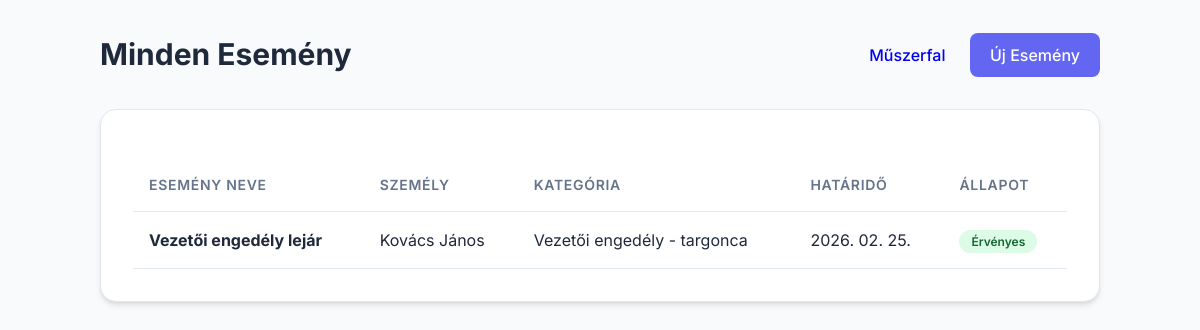
The page /list/ on the database as committed earlier.
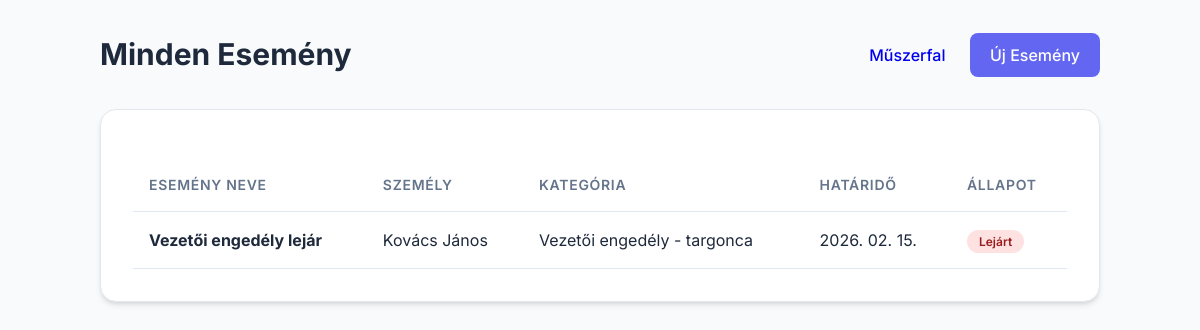
The same page on the database as committed later.
### todoapp/models.py (models this page shows, shortened)
class Event(models.Model):
    name = models.CharField(max_length=200, verbose_name="Esemény/Okmány neve")
    person = models.ForeignKey(Person, on_delete=models.CASCADE, related_name='events', verbose_name="Érintett személy")
    subcategory = models.ForeignKey(SubCategory, on_delete=models.PROTECT, related_name='events', verbose_name="Kategória")
    deadline = models.DateField(verbose_name="Érvényesség vége (határidő)")
    created_at = models.DateTimeField(auto_now_add=True)
    @property
    def is_valid(self):
        return self.deadline >= timezone.now().date()
    class Meta:
        verbose_name = "Esemény"
        verbose_name_plural = "Események"
        ordering = ['deadline']

class Person(models.Model):
    full_name = models.CharField(max_length=200, verbose_name="Név")
    email = models.EmailField(blank=True, null=True, verbose_name="E-mail")
    phone = models.CharField(max_length=20, blank=True, null=True, verbose_name="Telefonszám")
    class Meta:
        verbose_name = "Személy"
        verbose_name_plural = "Személyek"

class SubCategory(models.Model):
    name = models.CharField(max_length=100, verbose_name="Alkategória")
    main_category = models.ForeignKey(MainCategory, on_delete=models.CASCADE, related_name='subcategories', verbose_name="Főkategória")
    def __str__(self):
        return f"{self.main_category.name} - {self.name}"
    class Meta:
        verbose_name = "Alkategória"
        verbose_name_plural = "Alkategóriák"

class MainCategory(models.Model):
    name = models.CharField(max_length=100, verbose_name="Főkategória")
    class Meta:
        verbose_name = "Főkategória"
        verbose_name_plural = "Főkategóriák"

### todoapp/views.py (the view)
# urls.py: path('list/', views.EventListView.as_view(), name='event_list'),
class EventListView(ListView):
    model = Event
    template_name = 'todoapp/event_list.html'
    context_object_name = 'events'

### todoapp/templates/todoapp/event_list.html (shortened to what this page needs)
{% extends 'todoapp/base.html' %}
{% block header_title %}Minden Esemény{% endblock %}
{% block nav_buttons %}
<a href="{% url 'dashboard' %}" class="btn">Műszerfal</a>
<a href="{% url 'event_create' %}" class="btn btn-primary">Új Esemény</a>
{% endblock %}
{% block content %}
<div class="card">
    {% if events %}
    <div style="overflow-x: auto;">
        <table>
            <thead>
                <tr>
                    <th>Esemény neve</th>
                    <th>Személy</th>
                    <th>Kategória</th>
                    <th>Határidő</th>
                    <th>Állapot</th>
                </tr>
            </thead>
            <tbody>
                {% for event in events %}
                <tr>
                    <td><strong>{{ event.name }}</strong></td>
                    <td>{{ event.person.full_name }}</td>
                    <td>{{ event.subcategory }}</td>
                    <td>{{ event.deadline|date:"Y. m. d." }}</td>
                    <td>
                        {% if not event.is_valid %}
                        <span class="status status-expired">Lejárt</span>
                        {% else %}
                        <span class="status status-valid">Érvényes</span>
                        {% endif %}
                    </td>
                </tr>
                {% endfor %}
            </tbody>
        </table>
    </div>
    {% else %}
    <p style="text-align: center; color: var(--text-muted); padding: 2rem;">Nincs még rögzített esemény.</p>
    {% endif %}
</div>
{% endblock %}

Rows that differ between the two databases and show on the page:
changed Event "Vezetői engedély lejár": deadline "2026. 02. 25." → "2026. 02. 15."; deadline "Érvényes" → "Lejárt"
